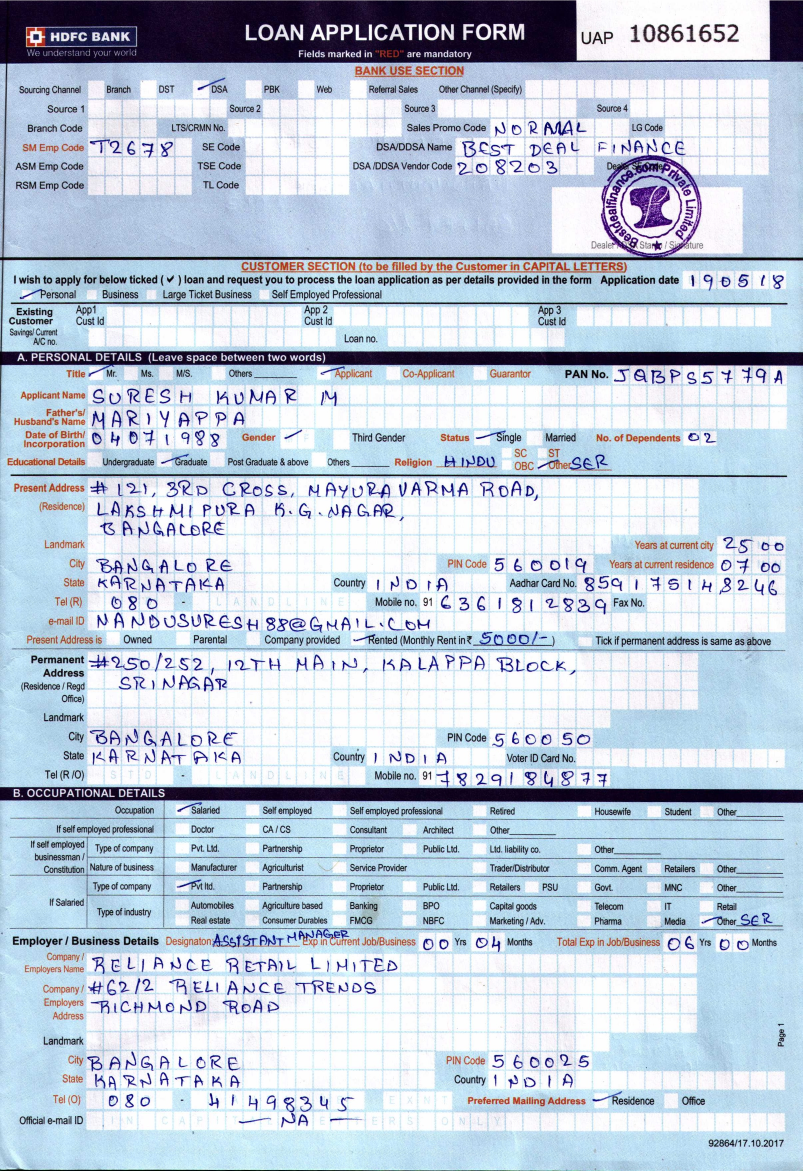
#> input picture imageforocr-0.jpg, 2408 x 3513 px (shown at 1/3 size)
$ python -i ticks.py   (imports and definitions only)   (older library calls are emulated)
#> lines starting #> are read from the running program, lines starting #| are printed output that depends on the picture; after the words box and inside, x2 and y2 are one past the last pixel; in counts of white or black regions, pixels touching at a corner belong together
#> further down, picture is the input picture: shape (3513, 2408, 3); mean B, G, R 218.4, 203.1, 190.5
import cv2
import numpy as np
#sample_path='application_form-5a096c7c-fb0-1.jpg'

#img=cv2.imread(sample_path)44

def ticks_prediction(img):
  imgray = cv2.cvtColor(img, cv2.COLOR_BGR2GRAY)
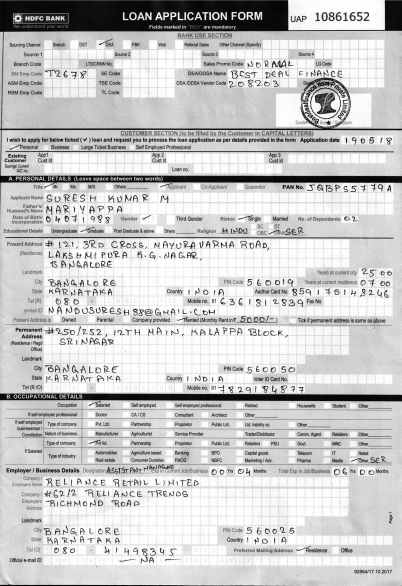
#> imgray: shape (3513, 2408) (shown at 1/6 size); min 0, max 255, mean 201.1
  size=(1700,2338)
  thresh = cv2.resize(img, size, interpolation = cv2.INTER_AREA)
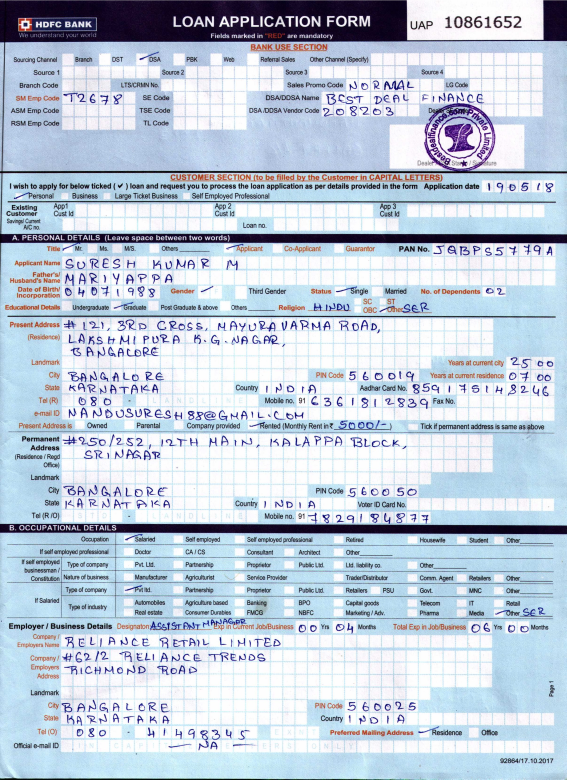
#> thresh: shape (2338, 1700, 3) (shown at 1/3 size); mean B, G, R 218.4, 203.1, 190.5

  #type of loan
  personal_loan = thresh[570:600, 40:75]
  business_loan = thresh[570:600, 170:215]
  large_ticket_business_loan = thresh[570:600, 300:340]
  self_employed_loan = thresh[575:600, 540:570]

  #plt.imshow(cropped_self_employed_loan)

  #title
  mr = thresh[730:770, 180:224]
  ms = thresh[730:770, 250:297]
  mrs = thresh[730:770, 330:370]
  #plt.imshow(cropped_title_ms)

  #gender
  male = thresh[850:900, 580:630]
  female = thresh[848:900, 625:670]
  #plt.imshow(cropped_female)

  #marital status
  single = thresh[855:900, 995:1050]
  maried = thresh[855:900, 1110:1153]
  #plt.imshow(cropped_single)

  #education
  undergraduate = thresh[898:940, 177:216]
  graduate = thresh[898:940, 325:370]
  postgraduate = thresh[898:940, 440:480]
  others = thresh[898:940, 650:694]
  #plt.imshow(cropped_education_postgrad)

  #address
  owned= thresh[1261:1295, 216:260]
  parental= thresh[1261:1295, 360:405]
  company_provided= thresh[1261:1295, 510:560]
  rental= thresh[1261:1295, 730:780]
  #plt.imshow(cropped_address_rental)

  #occupation
  salaried = thresh[1600:1630, 360:405]
  self_employed = thresh[1600:1630, 510:555]
  self_employed_professional = thresh[1600:1630, 700:740]
  retired = thresh[1600:1630, 990:1035]
  #housewife = thresh[1600:1630, 1210:1260]
  #student = thresh[1605:1630, 1360:1405]
  other = thresh[1605:1630, 1470:1520]
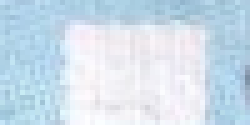
#> other: shape (25, 50, 3) (shown 5 times larger); mean B, G, R 236.1, 222.7, 205.6
  #plt.imshow(cropped_occuaption_salaried)


  from collections import OrderedDict
  tick_mark_loan_dictionary=OrderedDict([('Personal loan',personal_loan),
                        ('Business loan',business_loan),
                        ('Large ticket business loan',large_ticket_business_loan),
                        ('Self employed loan',self_employed_loan)])
#> tick_mark_loan_dictionary = 4 items

  tick_mark_title_dictionary=OrderedDict([('Mr',mr),
                        ('Ms',ms),
                        ('Mrs',mrs)])
#> tick_mark_title_dictionary = 3 items

  tick_mark_gender_dictionary=OrderedDict([('Male',male),
                        ('Female',female)])
#> tick_mark_gender_dictionary = 2 items

  tick_mark_marital_dictionary=OrderedDict([('Single',single),
                        ('Maried',maried)])
#> tick_mark_marital_dictionary = 2 items

  tick_mark_education_dictionary=OrderedDict([('Undergraduate',undergraduate),
                        ('Graduate',graduate),
                        ('Postgraduate',postgraduate),
                        ('Others',others)])
#> tick_mark_education_dictionary = 4 items

  tick_mark_address_dictionary=OrderedDict([('Owned',owned),
                        ('Parental',parental),
                        ('Company provided',company_provided),
                        ('Rental',rental)])
#> tick_mark_address_dictionary = 4 items

  tick_mark_occupation_dictionary=OrderedDict([('Salaried',salaried),
                        ('Self employed',self_employed),
                        ('Self employed professional',self_employed_professional),
                        ('Retired',retired),
                        ('Other',other)])
#> tick_mark_occupation_dictionary = 5 items


  tick_mark_dictionary=OrderedDict([('loantype',tick_mark_loan_dictionary),
                                   ('title',tick_mark_title_dictionary),
                                   #('gender',tick_mark_gender_dictionary),
                                   ('marital_status',tick_mark_marital_dictionary),
                                   ('educationtype',tick_mark_education_dictionary),
                                   ('addresstype',tick_mark_address_dictionary),
                                   ('occupation',tick_mark_occupation_dictionary)])
#> tick_mark_dictionary = 6 items
  import math
  def calc_tick_area(image):
      #image=cropped_student
      size=(400,400)

      TARGET_PIXEL_AREA = 350000.0

      ratio = float(image.shape[1]) / float(image.shape[0])
      new_h = int(math.sqrt(TARGET_PIXEL_AREA / ratio) + 0.5)
      new_w = int((new_h * ratio) + 0.5)
      image_resized = cv2.resize(image, (new_w,new_h))
      #plt.imshow(cropped_dateofbirth_resized)
      # noise removal
      gray = cv2.cvtColor(image_resized,cv2.COLOR_BGR2GRAY)
      ret, thresh1 = cv2.threshold(gray,500,255,cv2.THRESH_BINARY_INV+cv2.THRESH_OTSU)
      kernel = np.ones((3,3),np.uint8)
      opening = cv2.morphologyEx(thresh1,cv2.MORPH_OPEN,kernel, iterations = 2)
      #n_white_pix = np.sum(opening == 255)
      #n_black_pix = np.sum(opening == 0)
      #print float(n_black_pix/n_white_pix)
      im2, cnts, hierarchy = cv2.findContours(opening,cv2.RETR_EXTERNAL,cv2.CHAIN_APPROX_SIMPLE)
      max=0
      for cnt in cnts:
              area = cv2.contourArea(cnt)
              if area>max:
                  max=area
      return max
  def calc_male_female (tick_mark_gender_dictionary):
      first=True
      area=0
      for key in tick_mark_gender_dictionary.keys():
          image=tick_mark_gender_dictionary[key]
          size=(400,400)

          TARGET_PIXEL_AREA = 350000.0

          ratio = float(image.shape[1]) / float(image.shape[0])
          new_h = int(math.sqrt(TARGET_PIXEL_AREA / ratio) + 0.5)
          new_w = int((new_h * ratio) + 0.5)
          image_resized = cv2.resize(image, (new_w,new_h))
          #plt.imshow(cropped_dateofbirth_resized)
          # noise removal
          gray = cv2.cvtColor(image_resized,cv2.COLOR_BGR2GRAY)
          ret, thresh1 = cv2.threshold(gray,500,255,cv2.THRESH_BINARY_INV+cv2.THRESH_OTSU)
          kernel = np.ones((3,3),np.uint8)
          opening = cv2.morphologyEx(thresh1,cv2.MORPH_OPEN,kernel, iterations = 2)
          n_white_pix = np.sum(opening == 255)
          n_black_pix = np.sum(opening == 0)
          percentage=float(n_black_pix/n_white_pix)
          if percentage<area:
              area=percentage
              first= not first
          return first

  min=1000000
  area=None
  parent_key=None
  child_key=None
  dicts = {}
  for key in tick_mark_dictionary.keys():
      min=1000000
      for sub_key in tick_mark_dictionary[key].keys():
         # print sub_key
          #print tick_mark_dictionary[key][i]
          area=calc_tick_area(tick_mark_dictionary[key][sub_key])
          if area < min:
              min=area
              parent_key=key
              child_key=sub_key
      #print (min)
      dicts[parent_key] = child_key
#> this loop made 6 passes
#> key on passes 2 to 5: 'title', 'marital_status', 'educationtype', 'addresstype'
#> pass 1, in calc_tick_area, `image_resized = cv2.resize(image, (new_w,new_h))`:
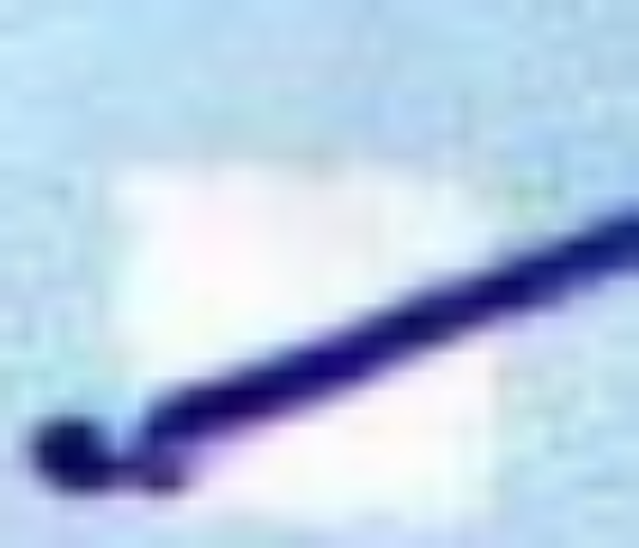
#> image_resized: shape (548, 639, 3); mean B, G, R 228.5, 204.8, 184.8
#> pass 1, in calc_tick_area, `ret, thresh1 = cv2.threshold(gray,500,255,cv2.THRESH_BINARY_INV+cv2.TH..`:
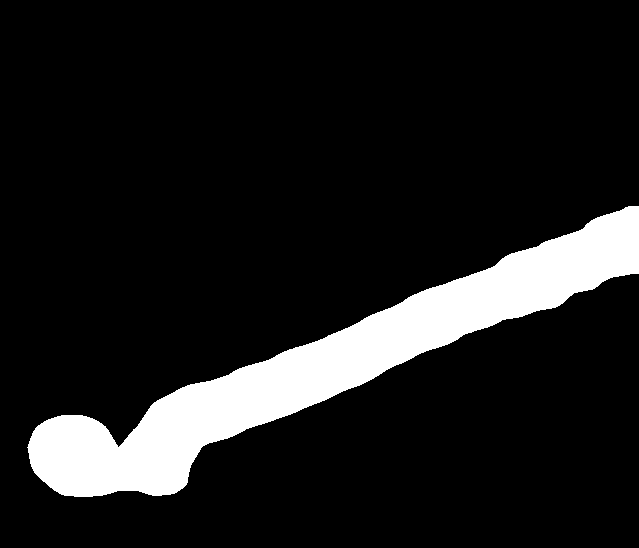
#> thresh1: shape (548, 639); 11.6% white; 1 white region, box (x1, y1, x2, y2) and area: (27, 206, 639, 497) 40745
#> after the loop, child_key = 'Salaried'; dicts = {'loantype': 'Personal loan', 'title': 'Mr', 'marital_status': 'Single', 'educationtype': 'Others', 'addresstype': 'Rental', 'occupation': 'Salaried'}; parent_key = 'occupation'
      #print (parent_key)
      #print (child_key)
      #print ('************************************')
  dicts['gender'] = 'Female'
  if calc_male_female(tick_mark_gender_dictionary):
#> the loop in calc_male_female, `for key in tick_mark_gender_dictionary.keys():` made 1 pass
#> (key, size, TARGET_PIXEL_AREA, ratio, new_h, new_w, ret, kernel) on pass 1: ('Male', (400, 400), 350000, 1, 592, 592, 158, [[1, 1, 1], [1, 1, 1], [1, 1, 1]])
#> pass 1, in calc_male_female, `gray = cv2.cvtColor(image_resized,cv2.COLOR_BGR2GRAY)`:
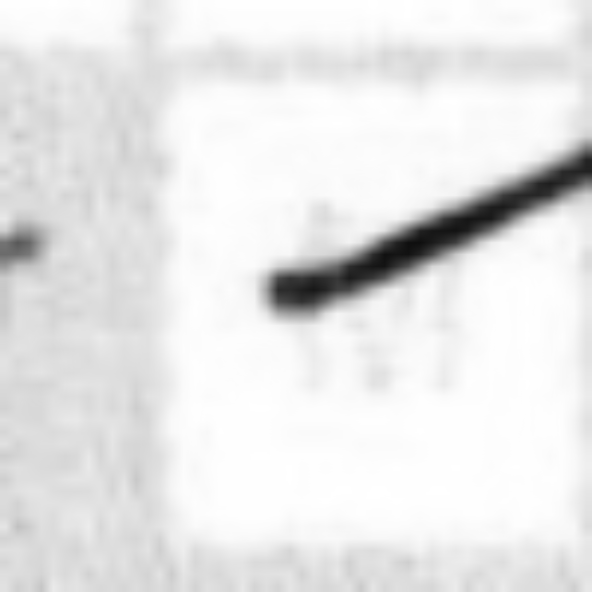
#> gray: shape (592, 592); min 14, max 255, mean 230.8
#> pass 1, in calc_male_female, `ret, thresh1 = cv2.threshold(gray,500,255,cv2.THRESH_BINARY_INV+cv2.TH..`:
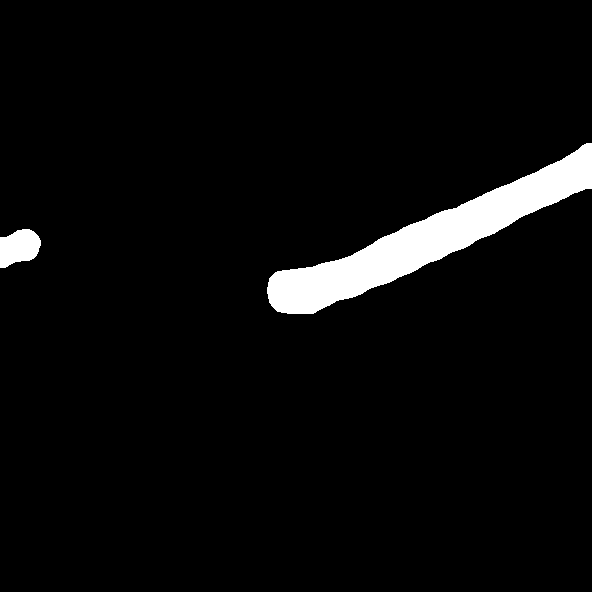
#> thresh1: shape (592, 592); 4.4% white; 2 white regions, box (x1, y1, x2, y2) and area: (267, 143, 592, 314) 14141, (0, 229, 41, 268) 1173
#> after the loop in calc_male_female, `for key in tick_mark_gender_dictionary.keys():`: area = 0; first = True
    dicts['gender'] = 'Male'
    #print ('male')
  return dicts

#('gender',tick_mark_gender_dictionary)
#print(dicts)

>>> import cv2
>>> picture = cv2.imread('imageforocr-0.jpg')
>>> result = ticks_prediction(picture)
#> result = {'loantype': 'Personal loan', 'title': 'Mr', 'marital_status': 'Single', 'educationtype': 'Others', 'addresstype': 'Rental', 'occupation': 'Salaried', 'gender': 'Male'}
